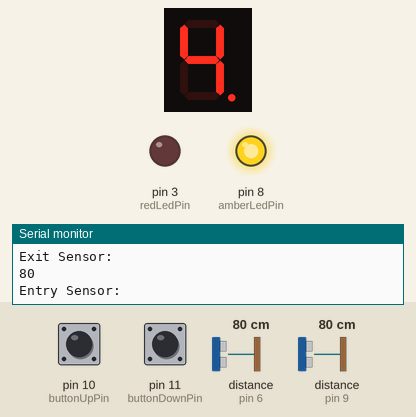
Simulated run of this sketch. Board: Arduino Uno, built with avr-gcc and run on an emulated ATmega328P. On the bench: 1-digit seven-segment display, output pins drawn as LEDs (lit = HIGH), the last lines printed to the serial monitor. Wiring (inferred from the names in the program): 2 × ultrasonic range finder: trigger pin 5, echo pin 6 / trigger pin 7, echo pin 9; 1-digit 7-segment display, segments lit when HIGH: segments pin 2, A5, A4, A1, pin 12, A0, A2, A3. The test bench sets the inputs (shaded band); at power-on: distance to the obstacle (sensors on pin 6, pin 9) 80 cm, pin 11 (buttonDownPin) LOW, pin 10 (buttonUpPin) LOW. The echo pulse lasts 58.3 µs per cm; the segment pins are drawn as the display they are named for; pins used as bus, display or sensor lines are not drawn.

Above: at 1.2 s.
1.3 s: distance to the obstacle (sensor on pin 6) set to 2 cm
At 1.8 s:
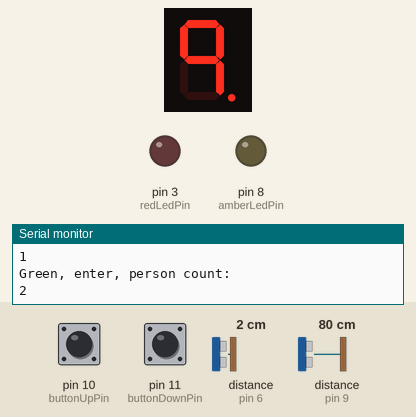
4.3 s: distance to the obstacle (sensor on pin 6) set to 18 cm
At 4.64 s:
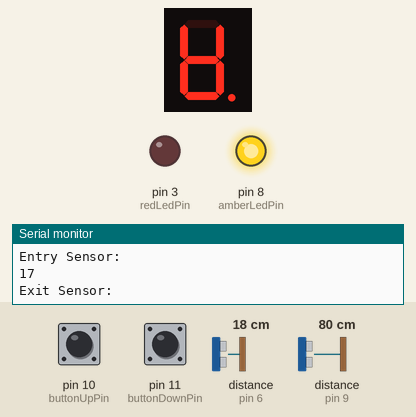
5.9 s: pin 11 (buttonDownPin) pulled HIGH for 0.15 s
At 6.3 s:
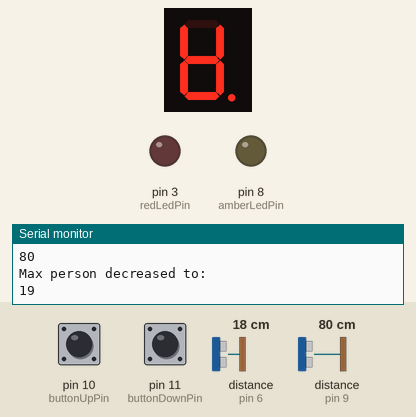
6.6 s: distance to the obstacle (sensor on pin 9) set to 18 cm
9.6 s: distance to the obstacle (sensor on pin 9) set to 15 cm
At 10.8 s:
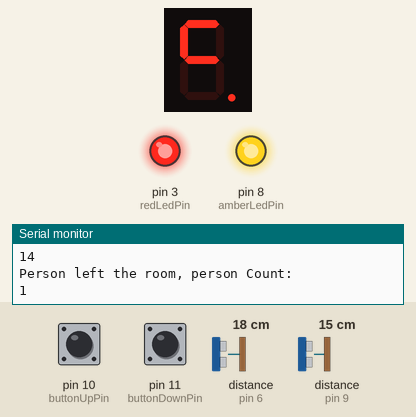
11.1 s: pin 10 (buttonUpPin) pulled HIGH for 3.2 s
At 14.5 s:
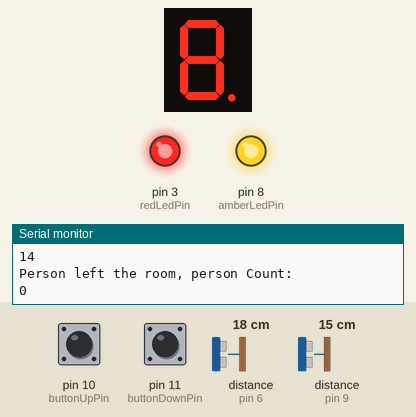
Timing chart, 0 to 17.7 s (numbered marks = the images above; inputs shaded):
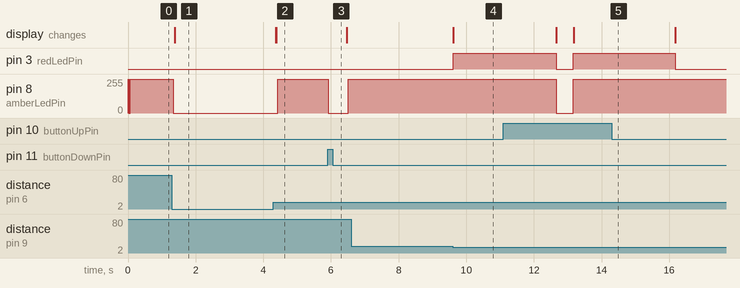

The sketch:

Code.ino
```cpp
//Shop Door Traffic Light
//Rev.1: H.Anderson-Chapman 09/06/2020


//LED sign pins
int redLedPin = 3;
int amberLedPin = 8;
int greenLedPin = 2;

//Entry ultrasonic sensor Pins
int entryPinOut = 5;
int entryPinIn = 6;

//Exit ultrasonic sensor Pins
int exitPinOut = 7;
int exitPinIn = 9;

//Seven segment display pins
int GPin = A5;
int FPin = A4;
int EPin = A1;
int DPin = 12;
int CPin = A0;
int BPin = A2;
int APin = A3;

//Button pins
int buttonUpPin = 10;
int buttonDownPin = 11;

//Initialising variables
int personCount = 1;
int maxPersonCount = 20;

void setup() {
  // put your setup code here, to run once:
  //Setting the sign LED pins
  pinMode(redLedPin, OUTPUT);
  pinMode(amberLedPin, OUTPUT);
  pinMode(greenLedPin, OUTPUT);

  //Setting the entry ultrasonic sesnor pins
  pinMode(entryPinOut, OUTPUT);
  pinMode(entryPinIn, INPUT);

  //Setting the exit ultrasonic sesnor pins
  pinMode(exitPinOut, OUTPUT);
  pinMode(exitPinIn, INPUT);

  //Setting seven segment display pins
  pinMode(GPin, OUTPUT);
  pinMode(FPin, OUTPUT);
  pinMode(EPin, OUTPUT);
  pinMode(DPin, OUTPUT);
  pinMode(CPin, OUTPUT);
  pinMode(BPin, OUTPUT);
  pinMode(APin, OUTPUT);

  //Setting button pins
  pinMode(buttonUpPin, INPUT);
  pinMode(buttonDownPin, INPUT);

  //Observe with terminal while in testing
  Serial.begin(9600);
}

void loop() {
  //variables to be used
  long entryDuration, entryCm, exitDuration, exitCm;

  //Any distance under this value (cm) is a confirmed scan
  int sensorLimit = 15;

  //Writing the final digit of remaining spaces to the 7-segment display
  segmentNumber((maxPersonCount - personCount) % 10);

  //taking readings for the buttons
  bool upButton = digitalRead(buttonUpPin);
  bool downButton = digitalRead(buttonDownPin);

  //If the increase button has been pressed, increase the person count
  if (upButton) {
    maxPersonCount++;
    Serial.println("Max person increased to:");
    Serial.println(maxPersonCount);
    delay(500);
  }
  //If the decrease button has been pressed, decrease the person count if possible
  else if (downButton & maxPersonCount > 0) {
    maxPersonCount--;
    Serial.println("Max person decreased to:");
    Serial.println(maxPersonCount);
    delay(500);
  }

  //If current customer count is greater or equal to max allowance, show the red sign.
  if (personCount >= maxPersonCount) {
    digitalWrite(redLedPin, HIGH);
    Serial.println("Red, wait for person to leave");
  }
  //Otherwise show the amber sign and detect for an entry
  else {
    digitalWrite(amberLedPin, HIGH);
    //Taking a distance sensor reading
    digitalWrite(entryPinOut, HIGH);
    delayMicroseconds(2);
    digitalWrite(entryPinOut, LOW);
    delayMicroseconds(10);
    entryDuration = pulseIn(entryPinIn, HIGH);

    //Converting to cm
    entryCm = entryDuration / 29 / 2;
    Serial.println("Entry Sensor:");
    Serial.println(entryCm);

    //If the distance is below the sensorLimit and there is space, the green light will turn on
    if (entryCm <= sensorLimit & personCount < maxPersonCount) {
      digitalWrite(amberLedPin, LOW);
      digitalWrite(greenLedPin, HIGH);
      personCount++; //Noting the entry of a person
      Serial.println("Green, enter, person count:");
      Serial.println(personCount);
      delay(3000);
      return personCount;
    }
  }

  //If a person can leave, detect for one
  if (personCount > 0) {

    //Taking a distance sensor reading for exiting sensors
    digitalWrite(exitPinOut, HIGH);
    delayMicroseconds(2);
    digitalWrite(exitPinOut, LOW);
    delayMicroseconds(10);
    exitDuration = pulseIn(exitPinIn, HIGH);

    //Converting to cm
    exitCm = exitDuration / 29 / 2;
    Serial.println("Exit Sensor:");
    Serial.println(exitCm);

    if (exitCm <= sensorLimit) {
      personCount--;
      //Putting all lights on to indicate the departure has been read.
      digitalWrite(amberLedPin, HIGH);
      digitalWrite(greenLedPin, HIGH);
      digitalWrite(redLedPin, HIGH);

      Serial.println("Person left the room, person Count:");
      Serial.println(personCount);
      delay(3000);
    }

  }

  //resetting the lights
  digitalWrite(amberLedPin, LOW);
  digitalWrite(greenLedPin, LOW);
  digitalWrite(redLedPin, LOW);
}

//A function to convert the number to display into the right 7-segment outputs.
void segmentNumber(int desiredNumber) {
  digitalWrite(APin, LOW);
  digitalWrite(FPin, LOW);
  digitalWrite(GPin, LOW);
  digitalWrite(CPin, LOW);
  digitalWrite(DPin, LOW);
  digitalWrite(EPin, LOW);
  digitalWrite(BPin, LOW);
  switch (desiredNumber) {
    case 0:
      digitalWrite(APin, HIGH);
      digitalWrite(BPin, HIGH);
      digitalWrite(CPin, HIGH);
      digitalWrite(EPin, HIGH);
      digitalWrite(DPin, HIGH);
      digitalWrite(FPin, HIGH);
      break;
    case 1:
      digitalWrite(BPin, HIGH);
      digitalWrite(CPin, HIGH);
      break;
    case 2:
      digitalWrite(APin, HIGH);
      digitalWrite(BPin, HIGH);
      digitalWrite(GPin, HIGH);
      digitalWrite(EPin, HIGH);
      digitalWrite(DPin, HIGH);
      break;
    case 3:
      digitalWrite(APin, HIGH);
      digitalWrite(BPin, HIGH);
      digitalWrite(CPin, HIGH);
      digitalWrite(GPin, HIGH);
      digitalWrite(DPin, HIGH);
      break;
    case 4:
      digitalWrite(FPin, HIGH);
      digitalWrite(BPin, HIGH);
      digitalWrite(GPin, HIGH);
      digitalWrite(CPin, HIGH);
      break;
    case 5:
      digitalWrite(APin, HIGH);
      digitalWrite(FPin, HIGH);
      digitalWrite(GPin, HIGH);
      digitalWrite(CPin, HIGH);
      digitalWrite(DPin, HIGH);
      Serial.println("5");
      break;
    case 6:
      digitalWrite(APin, HIGH);
      digitalWrite(FPin, HIGH);
      digitalWrite(GPin, HIGH);
      digitalWrite(CPin, HIGH);
      digitalWrite(DPin, HIGH);
      digitalWrite(EPin, HIGH);
      break;
    case 7:
      digitalWrite(BPin, HIGH);
      digitalWrite(CPin, HIGH);
      digitalWrite(APin, HIGH);
      break;
    case 8:
      digitalWrite(APin, HIGH);
      digitalWrite(FPin, HIGH);
      digitalWrite(GPin, HIGH);
      digitalWrite(CPin, HIGH);
      digitalWrite(DPin, HIGH);
      digitalWrite(EPin, HIGH);
      digitalWrite(BPin, HIGH);
      break;
    case 9:
      digitalWrite(FPin, HIGH);
      digitalWrite(BPin, HIGH);
      digitalWrite(GPin, HIGH);
      digitalWrite(CPin, HIGH);
      digitalWrite(APin, HIGH);
      break;
    //Default shows 0, for when a negative value shows, no one can enter.
    default:
      digitalWrite(APin, HIGH);
      digitalWrite(BPin, HIGH);
      digitalWrite(CPin, HIGH);
      digitalWrite(EPin, HIGH);
      digitalWrite(DPin, HIGH);
      digitalWrite(FPin, HIGH);
  }
  return;
}
```

Measured:
- the behaviour switches between 17 and 16 cm on distance to the obstacle (sensor on pin 9) (found by bisection; images 3 and 4)
- after the input at 1.3 s, pin 8 (amberLedPin): 255/255 → 0/255 at once; the display: changes after 0.08 s (image 1)
- after the input at 4.3 s, pin 8 (amberLedPin): 0/255 → 255/255 after 0.13 s; the display: first differs from a run without the input after 0.08 s (image 2)
- after the input at 5.9 s, pin 8 (amberLedPin): 255/255 → 0/255 at once, → 255/255 0.59 s later
- after the input at 9.6 s, pin 3 (redLedPin): LOW → HIGH at once; the display: changes at once (image 4)
- after the input at 11.1 s, pin 3 (redLedPin): HIGH → LOW after 1.6 s instead of 4.6 s; pin 8 (amberLedPin): 255/255 → 0/255 after 1.6 s, → 255/255 0.50 s later
